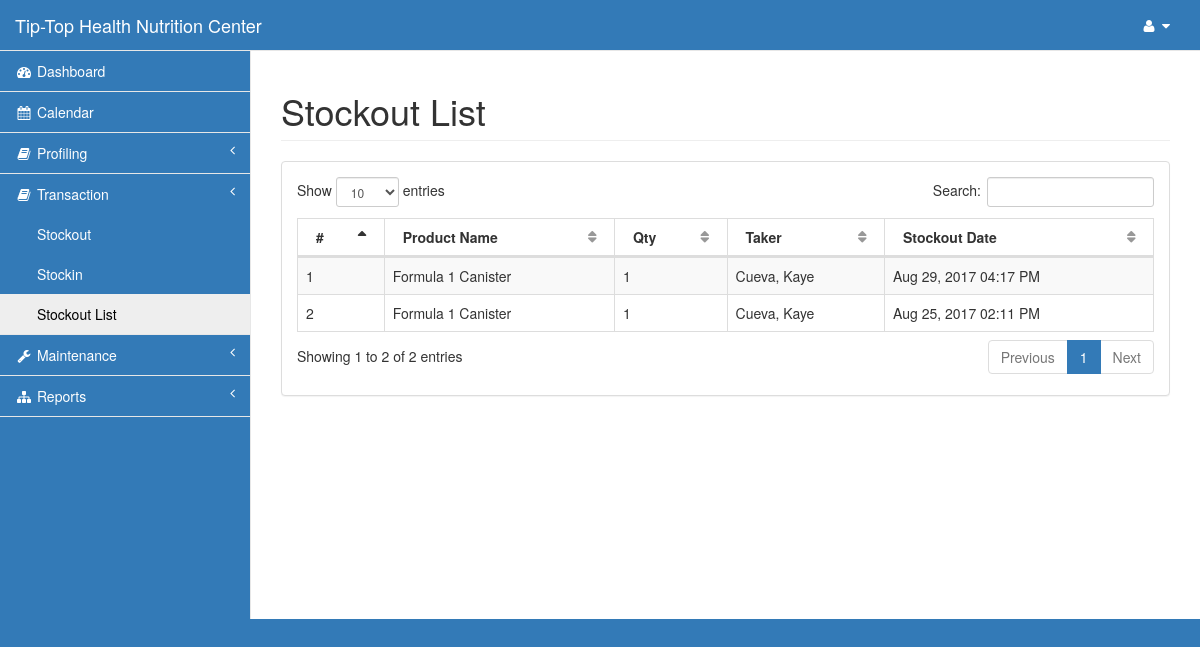
The app's page /admin/stockout.php (signed in), older data.
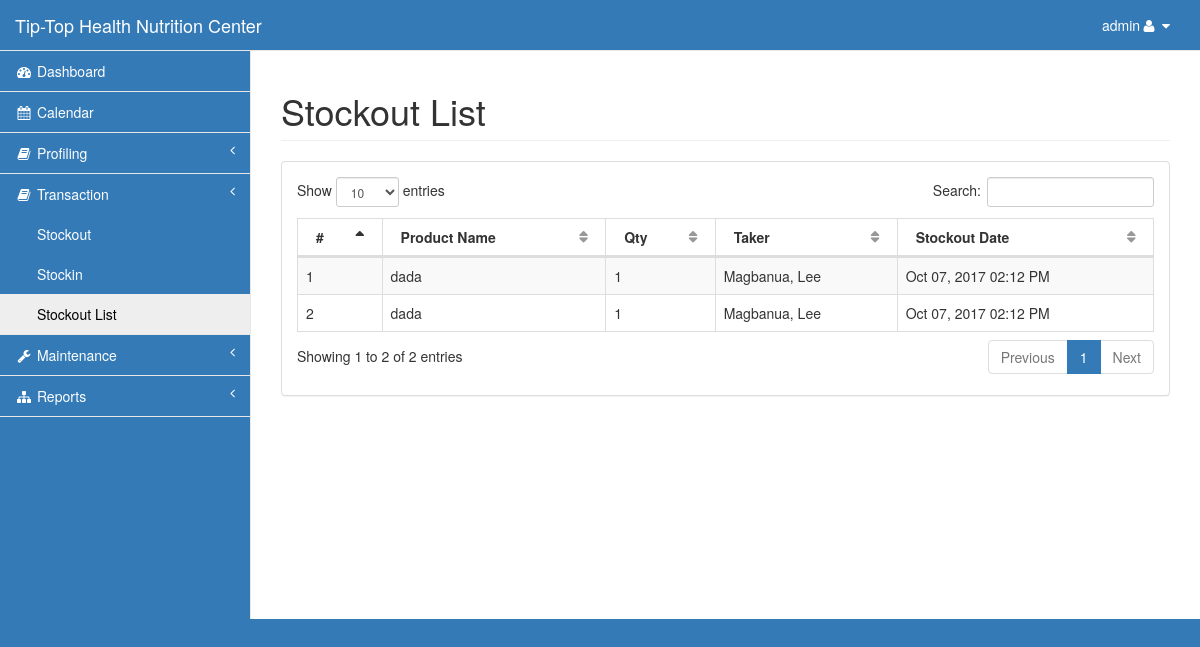
The same page, newer data.
### tables this page shows
CREATE TABLE `stockout` (
  `stockout_id` int(11) NOT NULL,
  `prod_id` int(11) NOT NULL,
  `stockout_qty` int(11) NOT NULL,
  `stockout_date` datetime NOT NULL,
  `id` int(11) NOT NULL,
  `admin_id` int(11) NOT NULL
);

CREATE TABLE `product` (
  `prod_id` int(11) NOT NULL,
  `prod_name` varchar(30) NOT NULL,
  `vol_pts` int(11) NOT NULL,
  `c` int(11) NOT NULL,
  `sc` int(11) NOT NULL,
  `sb` int(11) NOT NULL,
  `supv` int(11) NOT NULL,
  `retail` int(11) NOT NULL,
  `profitc` int(11) NOT NULL,
  `profitsc` int(11) NOT NULL,
  `profitsb` int(11) NOT NULL,
  `profitsupv` int(11) NOT NULL,
  `qty` int(11) NOT NULL,
  `reorder` int(11) NOT NULL,
  `cat_id` int(11) NOT NULL
);

CREATE TABLE `taker` (
  `id` int(11) NOT NULL,
  `last` varchar(15) NOT NULL,
  `first` varchar(15) NOT NULL,
  `phone` varchar(11) NOT NULL,
  `gender` varchar(6) NOT NULL,
  `bday` date NOT NULL,
  `referrer_id` int(11) NOT NULL,
  `referrer_contact` varchar(30) NOT NULL,
  `address` varchar(100) NOT NULL,
  `email` varchar(30) NOT NULL,
  `status` varchar(8) NOT NULL,
  `points` decimal(7,2) NOT NULL,
  `discount` decimal(10,2) NOT NULL,
  `height` decimal(5,2) NOT NULL,
  `orig_weight` decimal(5,2) NOT NULL,
  `coach_id` int(11) NOT NULL
);

### admin/stockout.php (the view, shortened to what this page needs)
<?php include('session.php');?>
<!DOCTYPE html>
<html lang="en">
<head>
    <?php include('css.php');?>
</head>
<body>
    <div id="wrapper">
        <?php include('nav.php');?>
        <div id="page-wrapper">
            <div class="row">
                <div class="col-lg-12">
                    <h1 class="page-header">Stockout List</h1>
                </div>
            </div>
            <div class="row">
                <div class="col-lg-12">
                    <div class="panel panel-default">
                        <div class="panel-body">
                            <table width="100%" class="table table-striped table-bordered table-hover" id="dataTables-example">
                                <thead>
                                    <tr>
                                        <th>#</th>
                                        <th>Product Name</th>
                                        <th>Qty</th>
                                        <th>Taker</th>
                                        <th>Stockout Date</th>
                                    </tr>
                                </thead>
                                <tbody>
<?php
        $query=mysqli_query($con,"select * from stockout natural join product natural join taker order by stockout_date desc")or die(mysqli_error($con));
            $i=1;
          while ($row=mysqli_fetch_array($query)){
?>
                                    <tr class="odd gradeX">
                                        <td class="center"><?php echo $i;?></td>
                                        <td><?php echo $row['prod_name'];?></td>
                                        <td><?php echo $row['stockout_qty'];?></td>
                                        <td><?php echo $row['last'].", ".$row['first'];?></td>
                                        <td><?php echo date("M d, Y h:i A",strtotime($row['stockout_date']));?></td>
                                    </tr>
<?php $i++;}?>
                                </tbody>
                            </table>
                    </div>
                </div>
            </div>
        </div>
    </div>
</body>
</html>

### admin/nav.php (shortened to what this page needs)
<nav class="navbar navbar-default navbar-static-top" role="navigation" style="margin-bottom: 0;background-color: #337ab7;">
            <div class="navbar-header">
                <a class="navbar-brand" href="index.php">Tip-Top Health Nutrition Center</a>
            </div>
            <ul class="nav navbar-top-links navbar-right">
                <li class="dropdown">
                    <a class="dropdown-toggle" data-toggle="dropdown" href="#">
                        <?php echo $_SESSION['type'];?><i class="fa fa-user fa-fw"></i> <i class="fa fa-caret-down"></i>
                    </a>
                </li>
            </ul>
            <div class="navbar-default sidebar" role="navigation">
                <div class="sidebar-nav navbar-collapse">
                    <ul class="nav" id="side-menu">
                        <li>
                            <a href="index.php"><i class="fa fa-dashboard fa-fw"></i> Dashboard</a>
                        </li>
                        <li>
                            <a href="calendar.php"><i class="fa fa-calendar fa-fw"></i> Calendar</a>
                        </li>
                        <li>
                            <a href="#"><i class="fa fa-book fa-fw"></i> Profiling <span class="fa arrow"></span></a>
                        </li>
                        <li>
                            <a href="#"><i class="fa fa-book fa-fw"></i> Transaction <span class="fa arrow"></span></a>
                            <ul class="nav nav-second-level">
                                <li>
                                    <a href="transaction.php"> Stockout </a>
                                </li>
                                <li>
                                    <a href="stockin.php"> Stockin </a>
                                </li>
                                <li>
                                    <a href="stockout.php">Stockout List</a>
                                </li>
                            </ul>
                        </li>
                        <li>
                            <a href="#"><i class="fa fa-wrench fa-fw"></i> Maintenance <span class="fa arrow"></span></a>
                        </li>
                        <li>
                            <a href="#"><i class="fa fa-sitemap fa-fw"></i> Reports<span class="fa arrow"></span></a>
                        </li>
                    </ul>
                </div>
            </div>
        </nav>

Row changes from the older to the newer data that the page shows:
changed stockout (number 1 of 2 on the later page): prod.prod_name "Formula 1 Canister" → "dada"; taker.last "Cueva" → "Magbanua"; taker.first "Kaye" → "Lee"; stockout_date "Aug 25, 2017 02:11 PM" → "Oct 07, 2017 02:12 PM"; moves up the list
changed stockout (number 2 of 2 on the later page): prod.prod_name "Formula 1 Canister" → "dada"; taker.last "Cueva" → "Magbanua"; taker.first "Kaye" → "Lee"; stockout_date "Aug 29, 2017 04:17 PM" → "Oct 07, 2017 02:12 PM"
Text that changed along with them:
$_SESSION['type']: (not shown) → "admin"
